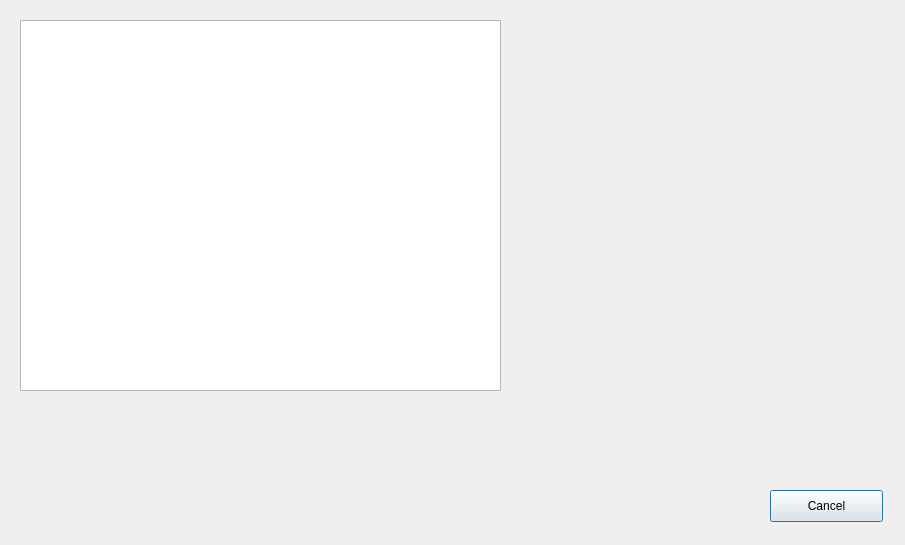
<?xml version="1.0" encoding="UTF-8"?>
<ui version="4.0">
 <class>SerialUSBcomms</class>
 <widget class="QDialog" name="SerialUSBcomms">
  <property name="geometry">
   <rect>
    <x>0</x>
    <y>0</y>
    <width>905</width>
    <height>545</height>
   </rect>
  </property>
  <property name="windowTitle">
   <string>Dialog</string>
  </property>
  <widget class="QListWidget" name="listWidget">
   <property name="geometry">
    <rect>
     <x>20</x>
     <y>20</y>
     <width>481</width>
     <height>371</height>
    </rect>
   </property>
  </widget>
  <widget class="QPushButton" name="btn_Cancel">
   <property name="geometry">
    <rect>
     <x>770</x>
     <y>490</y>
     <width>113</width>
     <height>32</height>
    </rect>
   </property>
   <property name="text">
    <string>Cancel</string>
   </property>
  </widget>
 </widget>
 <resources/>
 <connections/>
</ui>
